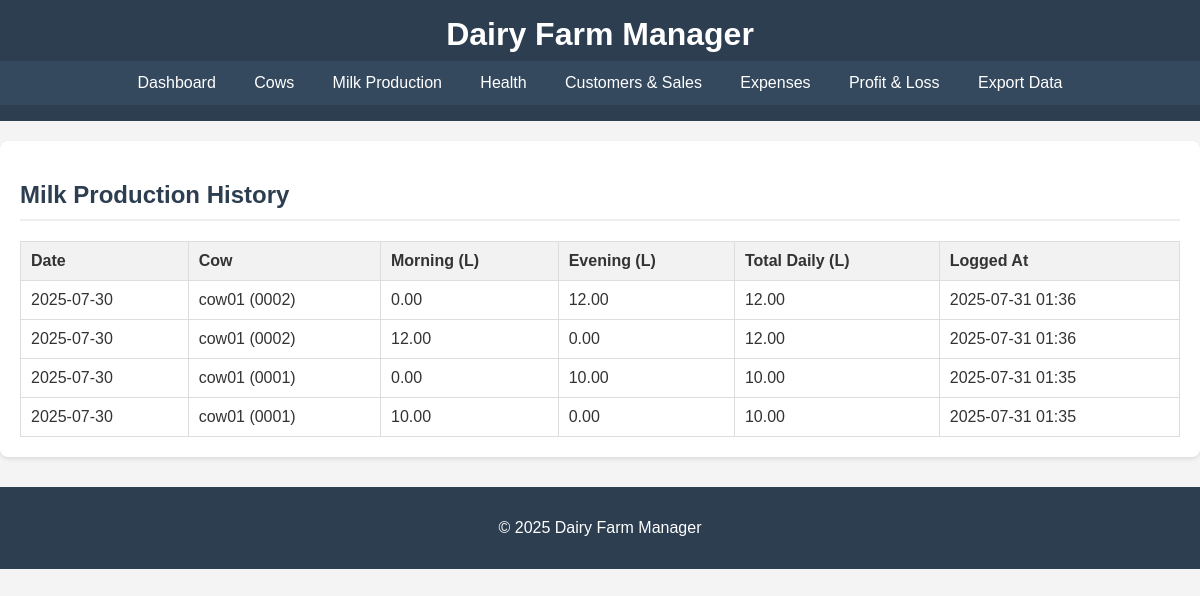
/milk_production/history, run on the app's committed database.
### models.py (models this page shows, shortened)
class MilkProduction(db.Model):
    id = db.Column(db.Integer, primary_key=True)
    cow_id = db.Column(db.Integer, db.ForeignKey('cow.id'), nullable=False)
    date = db.Column(db.Date, nullable=False, default=date.today)
    morning_qty_liters = db.Column(db.Float, nullable=False)
    evening_qty_liters = db.Column(db.Float, nullable=False)
    timestamp = db.Column(db.DateTime, default=datetime.utcnow) # When the log was created
    def total_daily_quantity(self):
        return self.morning_qty_liters + self.evening_qty_liters

class Cow(db.Model):
    id = db.Column(db.Integer, primary_key=True)
    cow_id = db.Column(db.String(50), unique=True, nullable=False) # Unique ID/Name
    name = db.Column(db.String(100), nullable=False)
    breed = db.Column(db.String(100))
    date_of_birth = db.Column(db.Date)
    status = db.Column(db.String(50), default='active') # e.g., 'active', 'sold', 'deceased'
    milk_productions = db.relationship('MilkProduction', backref='cow', lazy=True)
    health_records = db.relationship('HealthRecord', backref='cow', lazy=True)

### app.py (the view)
@app.route('/milk_production/history')
def milk_history():
    milk_records = MilkProduction.query.order_by(MilkProduction.date.desc(), MilkProduction.timestamp.desc()).all()
    return render_template('milk_history.html', milk_records=milk_records)

### app.py (called while the page is built)
@app.context_processor
def inject_common_variables(): # Renamed from inject_today for clarity, but old name works too
    return {
        'today': date.today(),
        'now': datetime.now # <--- ADD THIS LINE
    }

### templates/milk_history.html (shortened to what this page needs)
{% extends 'base.html' %}
{% block content %}
<h2>Milk Production History</h2>
{% if milk_records %}
    <table>
        <thead>
            <tr>
                <th>Date</th>
                <th>Cow</th>
                <th>Morning (L)</th>
                <th>Evening (L)</th>
                <th>Total Daily (L)</th>
                <th>Logged At</th>
            </tr>
        </thead>
        <tbody>
            {% for record in milk_records %}
            <tr>
                <td>{{ record.date.strftime('%Y-%m-%d') }}</td>
                <td>{{ record.cow.name }} ({{ record.cow.cow_id }})</td>
                <td>{{ "%.2f"|format(record.morning_qty_liters) }}</td>
                <td>{{ "%.2f"|format(record.evening_qty_liters) }}</td>
                <td>{{ "%.2f"|format(record.total_daily_quantity()) }}</td>
                <td>{{ record.timestamp.strftime('%Y-%m-%d %H:%M') }}</td>
            </tr>
            {% endfor %}
        </tbody>
    </table>
{% else %}
    <p>No milk production records found. <a href="{{ url_for('log_milk_production') }}">Log some now</a>.</p>
{% endif %}
{% endblock %}

### templates/base.html (shortened to what this page needs)
<!DOCTYPE html>
<html lang="en">
<head>
    <link rel="stylesheet" href="{{ url_for('static', filename='css/style.css') }}">
</head>
<body>
    <header>
        <h1>Dairy Farm Manager</h1>
        <nav>
            <ul>
                <li><a href="{{ url_for('index') }}">Dashboard</a></li>
                <li class="dropdown">
                    <a href="#" class="dropbtn">Cows</a>
                </li>
                <li class="dropdown">
                    <a href="#" class="dropbtn">Milk Production</a>
                </li>
                 <li class="dropdown">
                    <a href="#" class="dropbtn">Health</a>
                </li>
                <li class="dropdown">
                    <a href="#" class="dropbtn">Customers & Sales</a>
                </li>
                <li class="dropdown">
                    <a href="#" class="dropbtn">Expenses</a>
                </li>
                <li><a href="{{ url_for('profit_loss') }}">Profit & Loss</a></li>
                <li class="dropdown">
                    <a href="#" class="dropbtn">Export Data</a>
                </li>
            </ul>
        </nav>
    </header>
    <main>
        {% block content %}{% endblock %}
    </main>
    <footer>
        <p>© {{ now().year }} Dairy Farm Manager</p>
    </footer>
</body>
</html>

### static/css/style.css (style rules this page uses)
body { font-family: Arial, sans-serif; margin: 0; padding: 0; background-color: #f4f4f4; color: #333; }
header { background-color: #2c3e50; color: white; padding: 1rem 0; text-align: center; }
header h1 { margin: 0; padding-bottom: 0.5rem; }
nav ul { list-style: none; padding: 0; margin: 0; display: flex; justify-content: center; background-color: #34495e; }
nav ul li { position: relative; }
nav ul li a { display: block; color: white; text-decoration: none; padding: 0.8rem 1.2rem; transition: background-color 0.3s ease; }
main { padding: 20px; max-width: 1200px; margin: 20px auto; background-color: #fff; border-radius: 8px; box-shadow: 0 2px 4px rgba(0,0,0,0.1); }
h2, h3 { color: #2c3e50; border-bottom: 2px solid #eee; padding-bottom: 10px; margin-bottom: 20px; }
table { width: 100%; border-collapse: collapse; margin-top: 20px; }
table th, table td { border: 1px solid #ddd; padding: 10px; text-align: left; }
table th { background-color: #f2f2f2; font-weight: bold; }
footer { text-align: center; padding: 1rem; margin-top: 30px; background-color: #2c3e50; color: white; }

### data on the page
MilkProduction: date "2025-07-30", cow.name "cow01", cow.cow_id "0002", morning_qty_liters "0.00", evening_qty_liters "12.00", total_daily_quantity "12.00", timestamp "2025-07-31 01:36"
MilkProduction: date "2025-07-30", cow.name "cow01", cow.cow_id "0002", morning_qty_liters "12.00", evening_qty_liters "0.00", total_daily_quantity "12.00", timestamp "2025-07-31 01:36"
MilkProduction: date "2025-07-30", cow.name "cow01", cow.cow_id "0001", morning_qty_liters "0.00", evening_qty_liters "10.00", total_daily_quantity "10.00", timestamp "2025-07-31 01:35"
MilkProduction: date "2025-07-30", cow.name "cow01", cow.cow_id "0001", morning_qty_liters "10.00", evening_qty_liters "0.00", total_daily_quantity "10.00", timestamp "2025-07-31 01:35"
